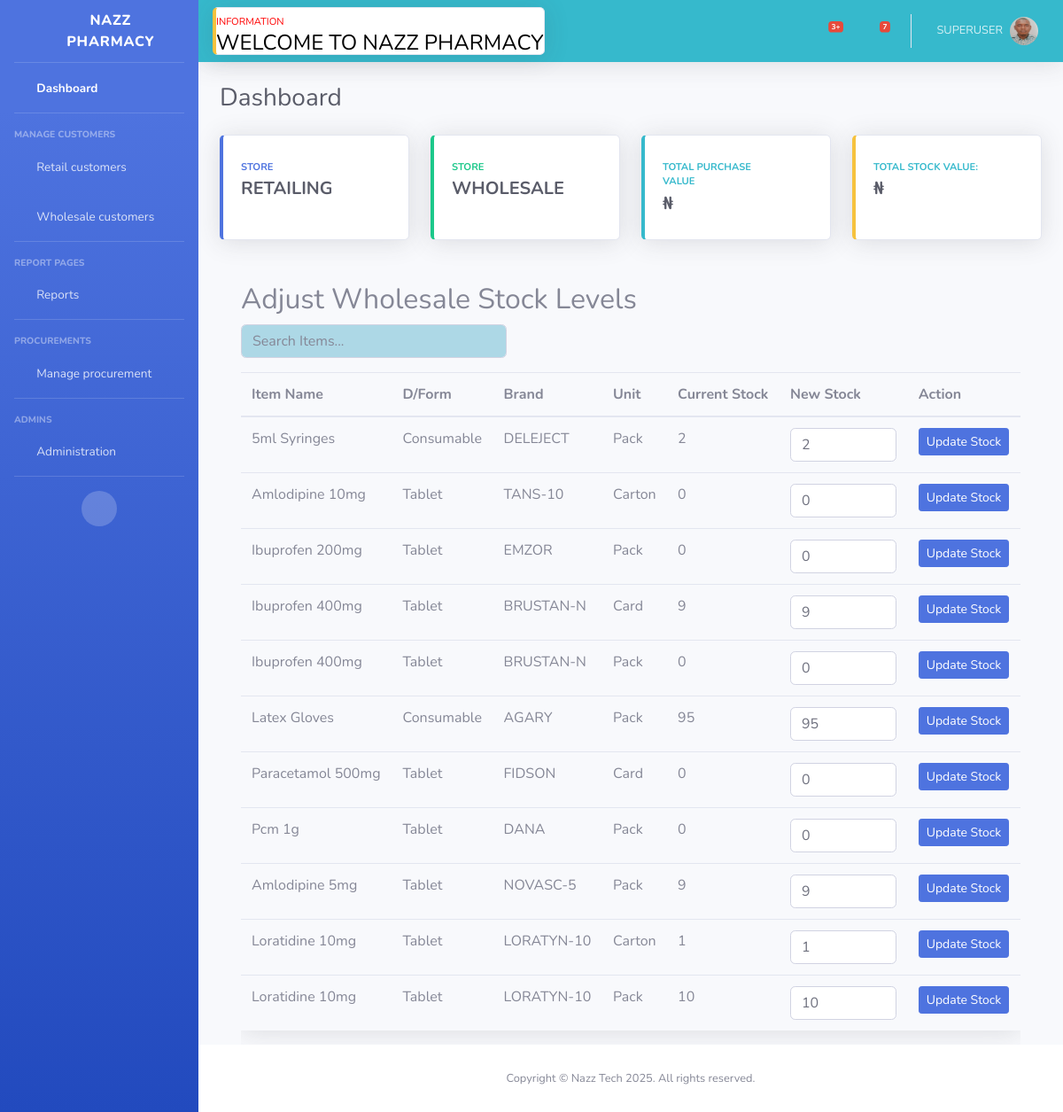
The app's page /adjust-wholesale-stock-levels/ (signed in), older data.
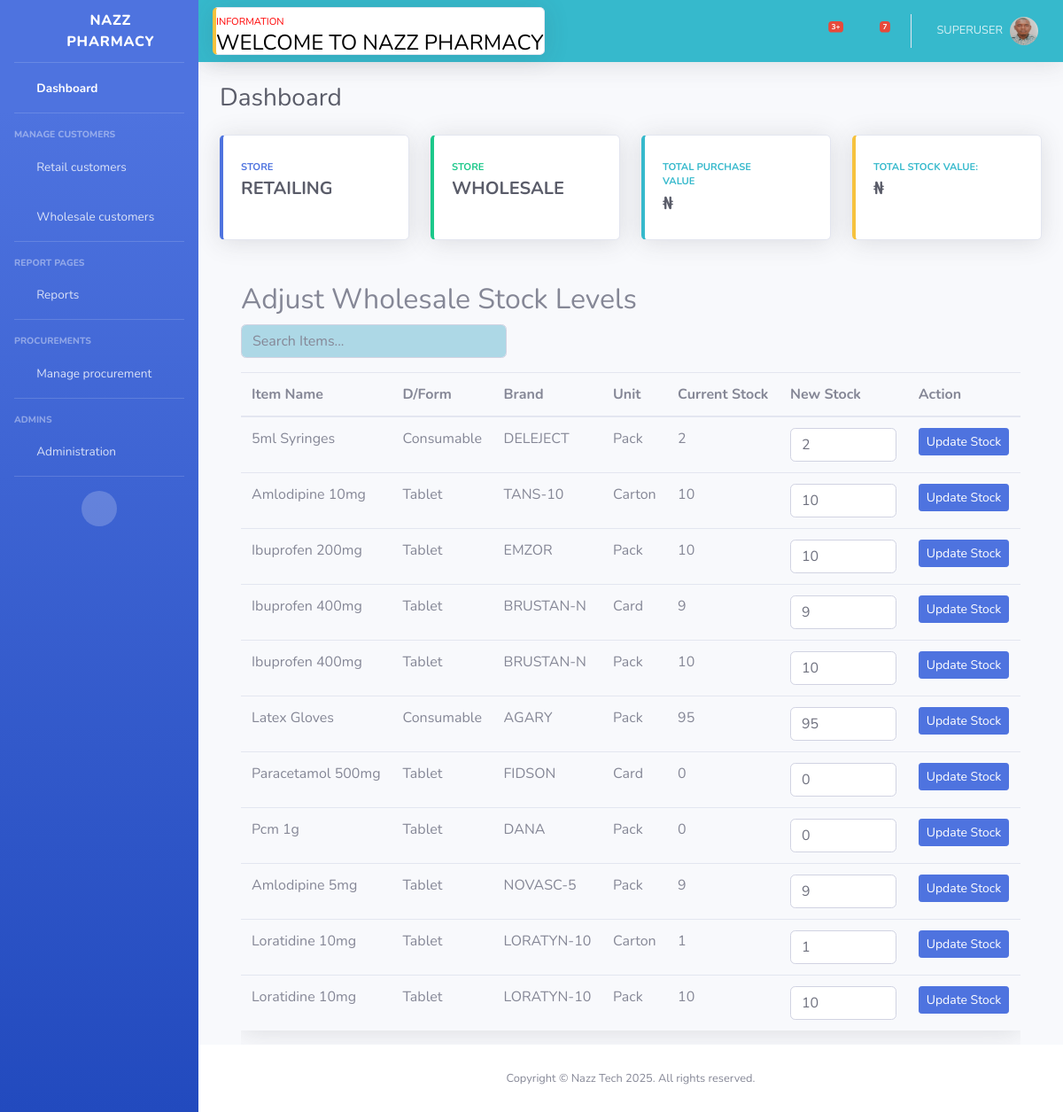
The same page, newer data.
### store/models.py (models this page shows, shortened)
class WholesaleItem(models.Model):
    name = models.CharField(max_length=200)
    dosage_form = models.CharField(max_length=200, choices=DOSAGE_FORM, blank=True, null=True)
    brand = models.CharField(max_length=200, blank=True, null=True)
    unit = models.CharField(max_length=200, choices=UNIT, blank=True, null=True)
    cost = models.DecimalField(max_digits=12, decimal_places=2, default=0)
    price = models.DecimalField(max_digits=12, decimal_places=2, default=0)
    markup = models.DecimalField(max_digits=6, decimal_places=2, default=0, choices=MARKUP_CHOICES)
    stock = models.PositiveIntegerField(default=0, null=True, blank=True)
    low_stock_threshold = models.PositiveIntegerField(default=0, null=True, blank=True)
    exp_date = models.DateField(null=True, blank=True)
    class Meta:
        ordering = ('name',)

### wholesale/views.py (the view)
# urls.py: path('adjust-wholesale-stock-levels/', views.adjust_wholesale_stock_levels, name='adjust_wholesale_stock_levels'),
@login_required
@user_passes_test(is_superuser)
def adjust_wholesale_stock_levels(request):
    items = WholesaleItem.objects.all().order_by('name')
    context = {
        'items': items,
        'title': 'Adjust Wholesale Stock Levels'
    }
    return render(request, 'wholesale/adjust_wholesale_stock_level.html', context)

### wholesale/views.py (called while the page is built)
def is_superuser(user):
    return user.is_superuser

### templates/wholesale/adjust_wholesale_stock_level.html
{% extends "partials/base.html" %}
{% block content %}
<div class="container mt-4">
    <h2>{{ title }}</h2>
    <div class="mb-3">
        <input type="text"
               class="form-control"
               style="width: 300px; background-color: lightblue;"
               placeholder="Search Items..."
               hx-get="{% url 'wholesale:search_wholesale_for_adjustment' %}"
               hx-target="#items-table"
               hx-trigger="keyup changed delay:500ms">
    </div>
    <div class="table-responsive">
        <table class="table table-hover shadow">
            <thead>
                <tr>
                    <th>Item Name</th>
                    <th>D/Form</th>
                    <th>Brand</th>
                    <th>Unit</th>
                    <th>Current Stock</th>
                    <th>New Stock</th>
                    <th>Action</th>
                </tr>
            </thead>
            <tbody id="items-table">
                {% include "wholesale/search_wholesale_for_adjustment.html" %}
            </tbody>
        </table>
    </div>
</div>
{% endblock %}

### templates/wholesale/search_wholesale_for_adjustment.html
{% for item in items %}
<tr id="item-row-{{ item.id }}">
    <td>{{ item.name|title }}</td>
    <td>{{ item.dosage_form }}</td>
    <td>{{ item.brand }}</td>
    <td>{{ item.unit }}</td>
    <td>{{ item.stock }}</td>
    <td>
        <input type="number"
               class="form-control"
               style="width: 120px;"
               id="new-stock-{{ item.id }}"
               name="new-stock-{{ item.id }}"
               value="{{ item.stock }}"
               min="0">
    </td>
    <td>
        <button class="btn btn-primary btn-sm"
                hx-post="{% url 'wholesale:adjust_wholesale_stock_level' item.id %}"
                hx-include="#new-stock-{{ item.id }}"
                hx-target="#item-row-{{ item.id }}"
                hx-swap="outerHTML">
            Update Stock
        </button>
    </td>
</tr>
{% endfor %}

Row changes from the older to the newer data that the page shows:
changed WholesaleItem "Amlodipine 10mg": stock "0" → "10"
changed WholesaleItem "Ibuprofen 200mg": stock "0" → "10"
changed WholesaleItem (number 5 of 11 on the later page): stock "0" → "10"; id "0" → "10"
